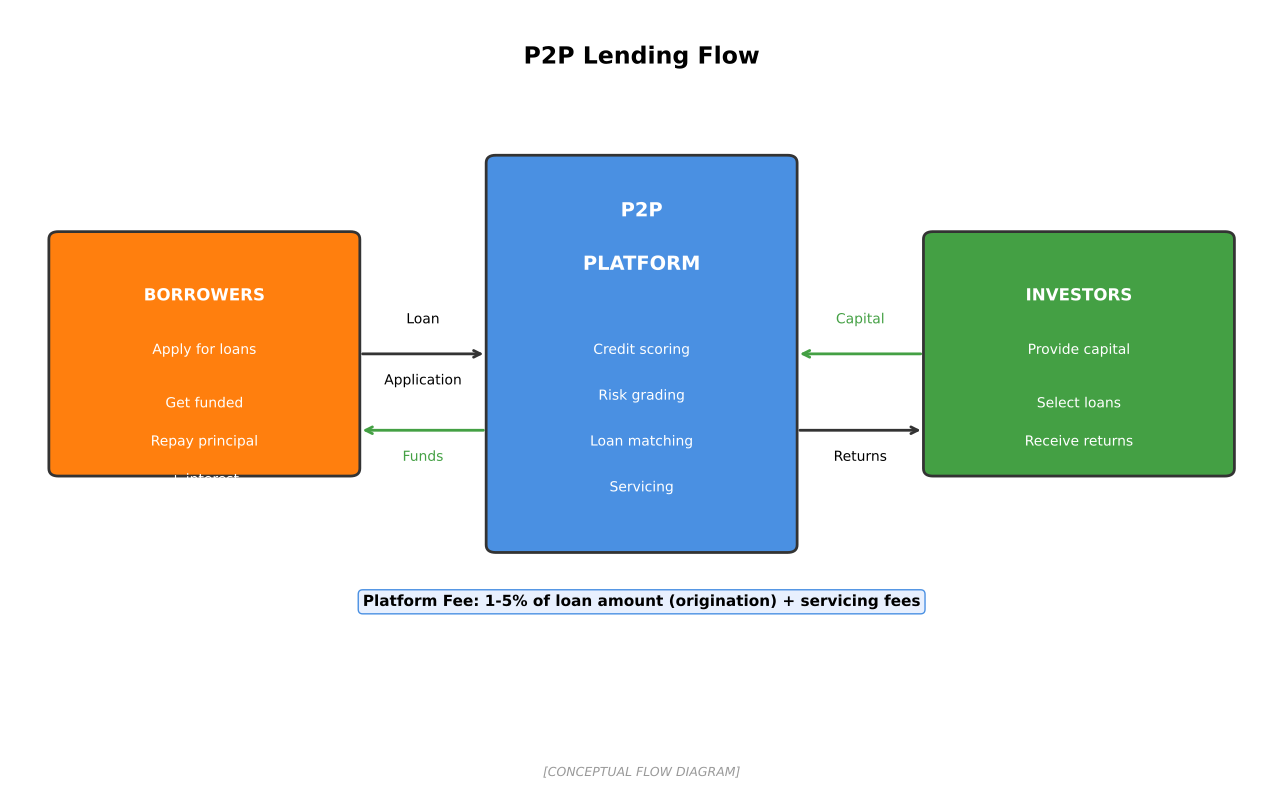

Python code for this plot:
"""
P2P Lending Flow
Shows how money flows from investors to borrowers via P2P platform

Output: p2p_lending_flow.pdf
Module: module_01_fintech
Lesson: 7 - P2P Lending
"""

from pathlib import Path
import matplotlib.pyplot as plt
import matplotlib.patches as mpatches
import numpy as np

CHART_METADATA = {
    'title': 'P2P Lending Flow',
    'module': 'module_01_fintech',
    'lesson': 7,
    'url': 'https://github.com/Digital-AI-Finance/digital-finance/tree/main/module_01_fintech/figures/p2p_lending_flow'
}

plt.rcParams.update({
    'font.size': 12,
    'axes.labelsize': 12,
})

def create_chart():
    """Create P2P lending flow diagram"""
    fig, ax = plt.subplots(figsize=(13, 8))
    ax.set_xlim(0, 13)
    ax.set_ylim(0, 10)
    ax.axis('off')

    # Title
    ax.text(6.5, 9.3, 'P2P Lending Flow', fontsize=17, fontweight='bold', ha='center')

    # Borrowers (left)
    borrower_box = mpatches.FancyBboxPatch((0.5, 4), 3, 3, boxstyle='round,pad=0.1',
                                            facecolor='#FF7F0E', edgecolor='#333333', lw=2)
    ax.add_patch(borrower_box)
    ax.text(2, 6.2, 'BORROWERS', ha='center', fontsize=12, fontweight='bold', color='white')
    ax.text(2, 5.5, 'Apply for loans', ha='center', fontsize=10, color='white')
    ax.text(2, 4.8, 'Get funded', ha='center', fontsize=10, color='white')
    ax.text(2, 4.3, 'Repay principal', ha='center', fontsize=10, color='white')
    ax.text(2, 3.8, '+ interest', ha='center', fontsize=10, color='white')

    # Platform (center)
    platform_box = mpatches.FancyBboxPatch((5, 3), 3, 5, boxstyle='round,pad=0.1',
                                            facecolor='#4A90E2', edgecolor='#333333', lw=2)
    ax.add_patch(platform_box)
    ax.text(6.5, 7.3, 'P2P', ha='center', fontsize=14, fontweight='bold', color='white')
    ax.text(6.5, 6.6, 'PLATFORM', ha='center', fontsize=14, fontweight='bold', color='white')
    ax.text(6.5, 5.5, 'Credit scoring', ha='center', fontsize=10, color='white')
    ax.text(6.5, 4.9, 'Risk grading', ha='center', fontsize=10, color='white')
    ax.text(6.5, 4.3, 'Loan matching', ha='center', fontsize=10, color='white')
    ax.text(6.5, 3.7, 'Servicing', ha='center', fontsize=10, color='white')

    # Investors (right)
    investor_box = mpatches.FancyBboxPatch((9.5, 4), 3, 3, boxstyle='round,pad=0.1',
                                            facecolor='#44A044', edgecolor='#333333', lw=2)
    ax.add_patch(investor_box)
    ax.text(11, 6.2, 'INVESTORS', ha='center', fontsize=12, fontweight='bold', color='white')
    ax.text(11, 5.5, 'Provide capital', ha='center', fontsize=10, color='white')
    ax.text(11, 4.8, 'Select loans', ha='center', fontsize=10, color='white')
    ax.text(11, 4.3, 'Receive returns', ha='center', fontsize=10, color='white')

    # Arrows with labels
    # Borrower -> Platform
    ax.annotate('', xy=(4.9, 5.5), xytext=(3.6, 5.5),
               arrowprops=dict(arrowstyle='->', color='#333333', lw=2))
    ax.text(4.25, 5.9, 'Loan', fontsize=10, ha='center')
    ax.text(4.25, 5.1, 'Application', fontsize=10, ha='center')

    # Platform -> Borrower
    ax.annotate('', xy=(3.6, 4.5), xytext=(4.9, 4.5),
               arrowprops=dict(arrowstyle='->', color='#44A044', lw=2))
    ax.text(4.25, 4.1, 'Funds', fontsize=10, ha='center', color='#44A044')

    # Investor -> Platform
    ax.annotate('', xy=(8.1, 5.5), xytext=(9.4, 5.5),
               arrowprops=dict(arrowstyle='->', color='#44A044', lw=2))
    ax.text(8.75, 5.9, 'Capital', fontsize=10, ha='center', color='#44A044')

    # Platform -> Investor
    ax.annotate('', xy=(9.4, 4.5), xytext=(8.1, 4.5),
               arrowprops=dict(arrowstyle='->', color='#333333', lw=2))
    ax.text(8.75, 4.1, 'Returns', fontsize=10, ha='center')

    # Platform fee note
    ax.text(6.5, 2.2, 'Platform Fee: 1-5% of loan amount (origination) + servicing fees',
           ha='center', fontsize=11, fontweight='bold',
           bbox=dict(boxstyle='round', facecolor='#E8F0FE', edgecolor='#4A90E2'))

    # Source
    fig.text(0.5, 0.02, '[CONCEPTUAL FLOW DIAGRAM]',
            fontsize=9, ha='center', style='italic', color='#999999')

    plt.tight_layout()

    output_path = Path(__file__).parent / 'p2p_lending_flow.pdf'
    plt.savefig(output_path, format='pdf', dpi=300, bbox_inches='tight')
    plt.close()
    print(f"Chart saved to: {output_path}")
    return output_path

if __name__ == '__main__':
    create_chart()
